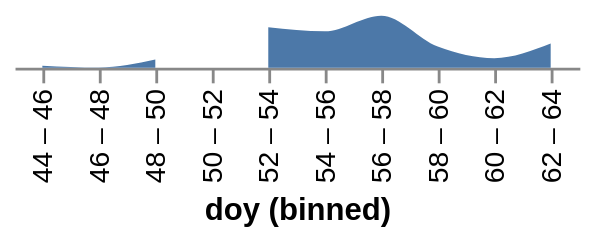

Write the Vega-Lite specification saved for this chart.
### Vega specification from a JSON file in a GitHub repository (floating-point values rounded to 4 significant figures)
{"$schema": "https://vega.github.io/schema/vega/v5.json", "background": "white", "padding": 5, "height": 10, "style": "cell", "data": [{"name": "data-80fc413b53d2d970f0f81ba51c6f3334", "values": [{"doy": 45, "variable": "doy_threshold_2011", "value": 16165}, {"doy": 46, "variable": "doy_threshold_2011", "value": 1922}, {"doy": 47, "variable": "doy_threshold_2011", "value": null}, {"doy": 48, "variable": "doy_threshold_2011", "value": null}, {"doy": 49, "variable": "doy_threshold_2011", "value": 65604}, {"doy": 50, "variable": "doy_threshold_2011", "value": null}, {"doy": 51, "variable": "doy_threshold_2011", "value": null}, {"doy": 52, "variable": "doy_threshold_2011", "value": 27549}, {"doy": 53, "variable": "doy_threshold_2011", "value": 294663}, {"doy": 54, "variable": "doy_threshold_2011", "value": 290251}, {"doy": 55, "variable": "doy_threshold_2011", "value": 10}, {"doy": 56, "variable": "doy_threshold_2011", "value": 394929}, {"doy": 57, "variable": "doy_threshold_2011", "value": 20165}, {"doy": 58, "variable": "doy_threshold_2011", "value": 117251}, {"doy": 59, "variable": "doy_threshold_2011", "value": 52055}, {"doy": 60, "variable": "doy_threshold_2011", "value": 76243}, {"doy": 61, "variable": "doy_threshold_2011", "value": 147}, {"doy": 62, "variable": "doy_threshold_2011", "value": 96486}, {"doy": 63, "variable": "doy_threshold_2011", "value": 79729}, {"doy": 64, "variable": "doy_threshold_2011", "value": 16243}]}, {"name": "data_0", "source": "data-80fc413b53d2d970f0f81ba51c6f3334", "transform": [{"type": "extent", "field": "doy", "signal": "bin_maxbins_10_doy_extent"}, {"type": "bin", "field": "doy", "as": ["bin_maxbins_10_doy", "bin_maxbins_10_doy_end"], "signal": "bin_maxbins_10_doy_bins", "extent": {"signal": "bin_maxbins_10_doy_extent"}, "maxbins": 10}, {"type": "formula", "expr": "!isValid(datum[\"bin_maxbins_10_doy\"]) || !isFinite(+datum[\"bin_maxbins_10_doy\"]) ? \"null\" : format(datum[\"bin_maxbins_10_doy\"], \"\") + \" – \" + format(datum[\"bin_maxbins_10_doy_end\"], \"\")", "as": "bin_maxbins_10_doy_range"}, {"type": "aggregate", "groupby": ["bin_maxbins_10_doy", "bin_maxbins_10_doy_end", "bin_maxbins_10_doy_range"], "ops": ["sum"], "fields": ["value"], "as": ["sum_value"]}]}], "signals": [{"name": "x_step", "value": 20}, {"name": "width", "update": "bandspace(domain('x').length, 1, 0.5) * x_step"}], "marks": [{"name": "marks", "type": "area", "style": ["area"], "sort": {"field": "datum[\"bin_maxbins_10_doy\"]"}, "from": {"data": "data_0"}, "encode": {"update": {"interpolate": {"value": "monotone"}, "orient": {"value": "vertical"}, "fill": {"value": "#4c78a8"}, "description": {"signal": "\"doy (binned): \" + (!isValid(datum[\"bin_maxbins_10_doy\"]) || !isFinite(+datum[\"bin_maxbins_10_doy\"]) ? \"null\" : format(datum[\"bin_maxbins_10_doy\"], \"\") + \" – \" + format(datum[\"bin_maxbins_10_doy_end\"], \"\")) + \"; Sum of value: \" + (format(datum[\"sum_value\"], \"\"))"}, "x": {"scale": "x", "field": "bin_maxbins_10_doy_range"}, "y": {"scale": "y", "field": "sum_value"}, "y2": {"scale": "y", "value": 0}, "defined": {"signal": "isValid(datum[\"sum_value\"]) && isFinite(+datum[\"sum_value\"])"}}}}], "scales": [{"name": "x", "type": "point", "domain": {"data": "data_0", "field": "bin_maxbins_10_doy_range", "sort": {"field": "bin_maxbins_10_doy", "op": "min"}}, "range": {"step": {"signal": "x_step"}}, "padding": 0.5}, {"name": "y", "type": "linear", "domain": {"data": "data_0", "field": "sum_value"}, "range": [10, -10], "nice": true, "zero": true}], "axes": [{"scale": "x", "orient": "bottom", "grid": false, "title": "doy (binned)", "labelAlign": "right", "labelAngle": 270, "labelBaseline": "middle", "zindex": 0}], "config": {"style": {"cell": {"stroke": null}}}}
